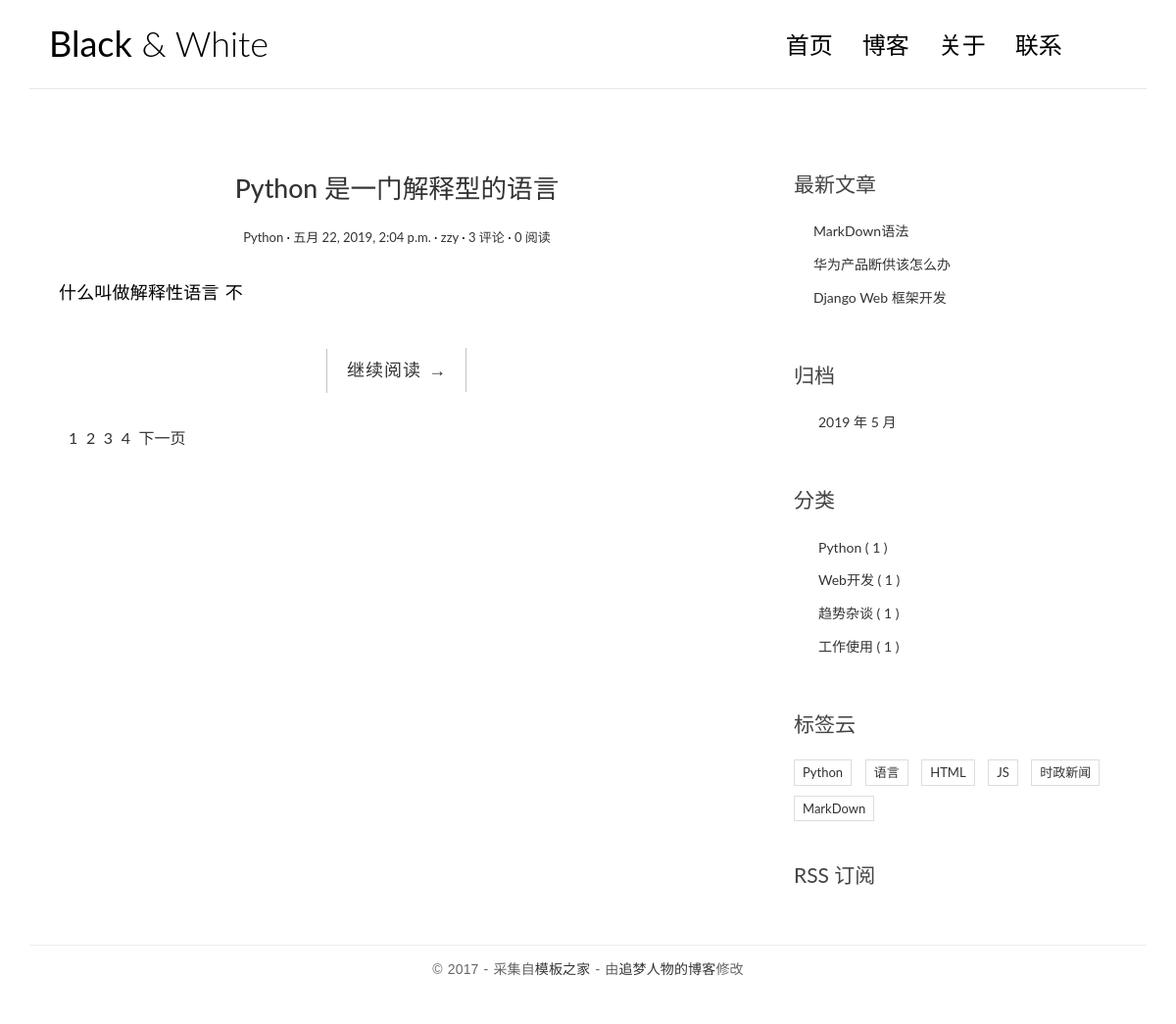
Before: / with the older database file.
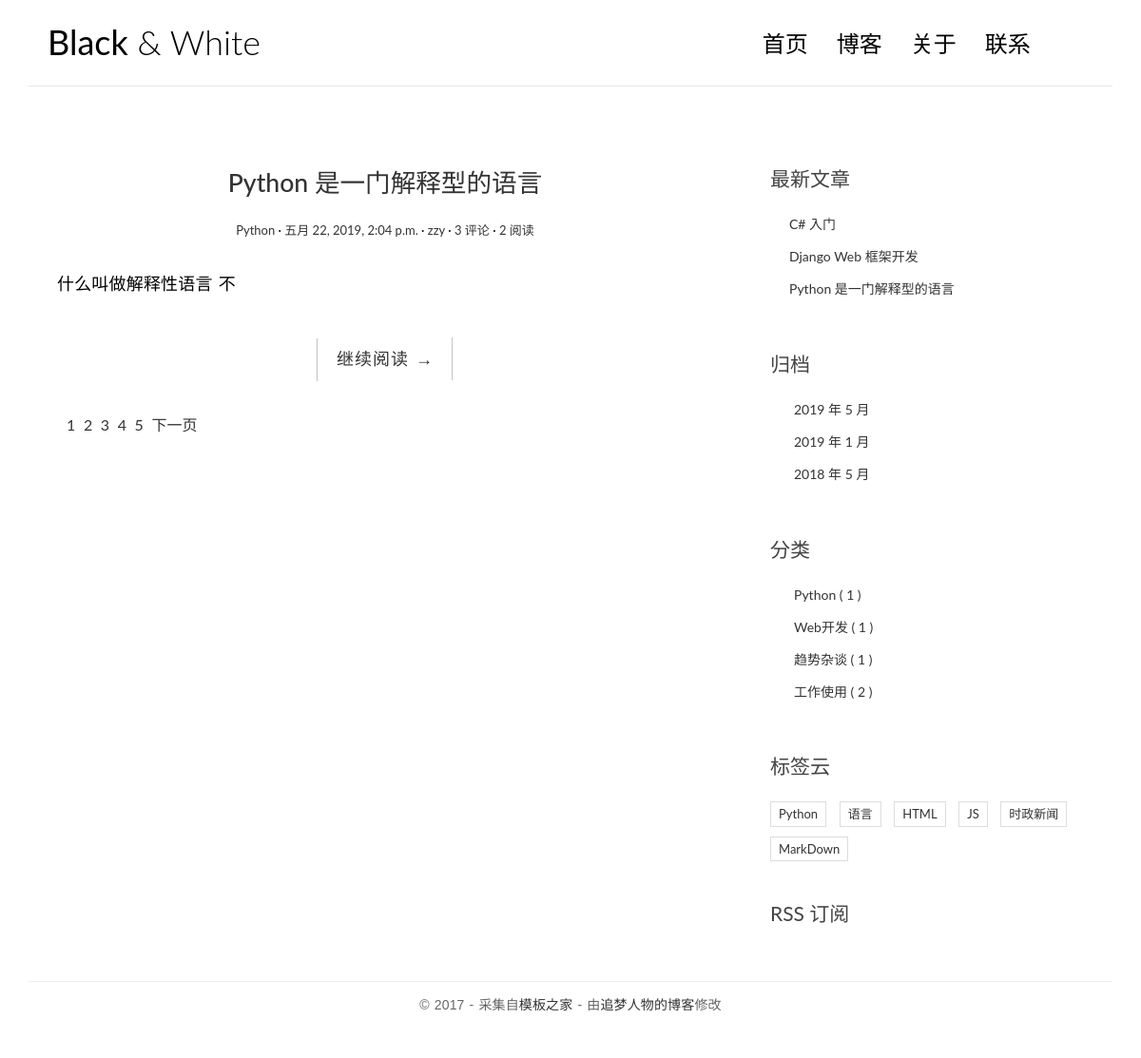
After: the same page with the newer database file.
### blog/models.py (models this page shows, shortened)
class Article(models.Model):
    title = models.CharField(max_length=50)
    body = models.TextField()
    create_time = models.DateTimeField(auto_now_add=True)
    update_time = models.DateTimeField(auto_now=True)
    views = models.PositiveIntegerField(default=0)
    category = models.ForeignKey(Category,on_delete=models.CASCADE)
    tags = models.ManyToManyField(Tag)
    auther = models.ForeignKey(User,models.CASCADE)
    class Meta():
        verbose_name = "文章"
        verbose_name_plural = verbose_name

class Category(models.Model):
    title = models.CharField(max_length=30)
    class Meta():
        verbose_name = "分类"
        verbose_name_plural = verbose_name

class Tag(models.Model):
    title = models.CharField(max_length=30)
    class Meta():
        verbose_name = "标签"
        verbose_name_plural = verbose_name

### blog/views.py (the view)
# urls.py: url(r'^$', views.index, name='index'),
def index(request):
    pagenum = request.GET.get("page")
    pagenum = 1 if pagenum==None  else pagenum
    articles = Article.objects.all().order_by("-views")
    paginator = Paginator(articles,1)
    page = paginator.get_page(pagenum)
    page.parms = "/"
    return render(request,'index.html',{"page":page})

### blog/templatetags/extend_fun.py (called while the page is built)
@register.filter(name='myslice')
def myslice(value,length):
    result = value[:length]
    print(result)
    return  result

@register.simple_tag(name='getcategorys')
def getcategorys():
    return Category.objects.all()

@register.simple_tag
def getlatestarticles(num = 3):
    return Article.objects.all().order_by("-create_time")[:num]

@register.simple_tag
def getarchives(num = 3):
    result =  Article.objects.dates("create_time",'month',order="DESC")[:num]
    print(result)
    return result

@register.simple_tag
def gettags():
    return Tag.objects.all()

### templates/index.html (shortened to what this page needs)
{% extends 'base.html' %}
{% load extend_fun %}
{% block left %}
{% if page %}
{% for article in  page.object_list %}
<article class="post post-{{ article.id }}">
    <header class="entry-header">
        <h1 class="entry-title">
            <a href="{% url 'blog:detail' article.id %}">{{ article.title }}</a>
        </h1>
        <div class="entry-meta">
            <span class="post-category"><a href="#">  {{ article.category.title  }} </a></span>
            <span class="post-date"><a href="#"><time class="entry-date"
                                                      datetime="2012-11-09T23:15:57+00:00">{{ article.create_time }}</time></a></span>
            <span class="post-author"><a href="#"> {{ article.auther.username }} </a></span>
            <span class="comments-link"><a href="#">{{ article.comment_set.count }} 评论</a></span>
            <span class="views-count"><a href="#">{{ article.views }} 阅读</a></span>
        </div>
    </header>
    <div class="entry-content clearfix">
        <p>
            {{ article.body|myslice:20 }}
        </p>
        <div class="read-more cl-effect-14">
            <a href="{% url 'blog:detail' article.id %}" class="more-link">继续阅读 <span class="meta-nav">→</span></a>
        </div>
    </div>
</article>
{% empty %}
<li>没有文章对象</li>
{% endfor %}
{% else %}
没有文章信息
{% endif %}
<div class="pagination">
    <ul>
        {% for num in page.paginator.page_range  %}
        <li><a href="{{ page.parms }}?page={{num}}"> {{ num }}  </a> </li>
        {% endfor %}
        {% if page.has_next %}
            <li><a href="{{ page.parms }}?page={{page.next_page_number}}">下一页</a></li>
        {% endif %}
    </ul>
</div>
{% endblock %}

### templates/base.html (shortened to what the changed rows need)
{% load extend_fun %}
<!DOCTYPE html>
<html lang="en">
<head>
    <link rel="stylesheet" href="/static/css/bootstrap.min.css">
    <link rel="stylesheet" href="http://code.ionicframework.com/ionicons/2.0.1/css/ionicons.min.css">
    <link rel="stylesheet" href="/static/css/pace.css">
    <link rel="stylesheet" href="/static/css/custom.css">
</head>
<body id="page">
<div class="container">
    <header id="site-header">
        <div class="row">
            <div class="col-md-4 col-sm-5 col-xs-8">
                <div class="logo">
                    <h1><a href="/"><b>Black</b> &amp; White</a></h1>
                </div>
            </div>
        </div>
    </header>
</div>
<div class="content-body">
    <div class="container">
        <div class="row">
            <main class="col-md-8">
                {% block left %}
                {% endblock %}
            </main>
            <aside class="col-md-4">
                <div class="widget widget-recent-posts">
                    <ul>
                        {% getlatestarticles as latestarticles %}
                        {% for article in  latestarticles %}
                            <li><a href="{% url 'blog:detail' article.id %}">{{ article.title }}</a> </li>
                        {% empty %}
                            <li>最近文章</li>
                        {% endfor %}
                    </ul>
                </div>
                <div class="widget widget-archives">
                    <ul>
                        {% getarchives as archives %}
                        {% for archive in archives %}
                            <li><a href="{% url 'blog:archives' archive.year archive.month  %}">{{ archive.year }} 年 {{ archive.month }} 月</a></li>
                        {% empty %}
                            <li>没有对象</li>
                        {% endfor %}
                    </ul>
                </div>
                <div class="widget widget-category">
                    <ul>
                        {% getcategorys  as categorys  %}
                        {% for category in categorys %}
                            <li><a href="{% url 'blog:category' category.id %}"> {{ category.title }} <span class="post-count">( {{ category.article_set.count }} )</span>   </a></li>
                        {% endfor %}
                    </ul>
                </div>
                <div class="widget widget-tag-cloud">
                    <ul>
                        {% gettags as tags %}
                        {% for tag in tags %}
                         <li>
                            <a href="{% url 'blog:tag' tag.id %}">{{ tag.title }}</a>
                        </li>
                        {% empty %}
                            <li>没有标签</li>
                        {% endfor %}
                    </ul>
                </div>
            </aside>
        </div>
    </div>
</div>
</body>
</html>

Changed rows visible on the page:
no longer on this page (row edited): Article: title "MarkDown语法", shown under "最新文章"
no longer on this page (row edited): Article: title "华为产品断供该怎么办", shown under "最新文章"
now on one of the page's lists (row edited): Article: title "Python 是一门解释型的语言"
changed Article "Python 是一门解释型的语言": views "0" → "2"
added Article: title "C# 入门", shown under "最新文章"
computed for Category "工作使用": article_set.count "1" → "2"
Other visible differences:
new list line: "5"
new list line: "2019 年 1 月"
new list line: "2018 年 5 月"
